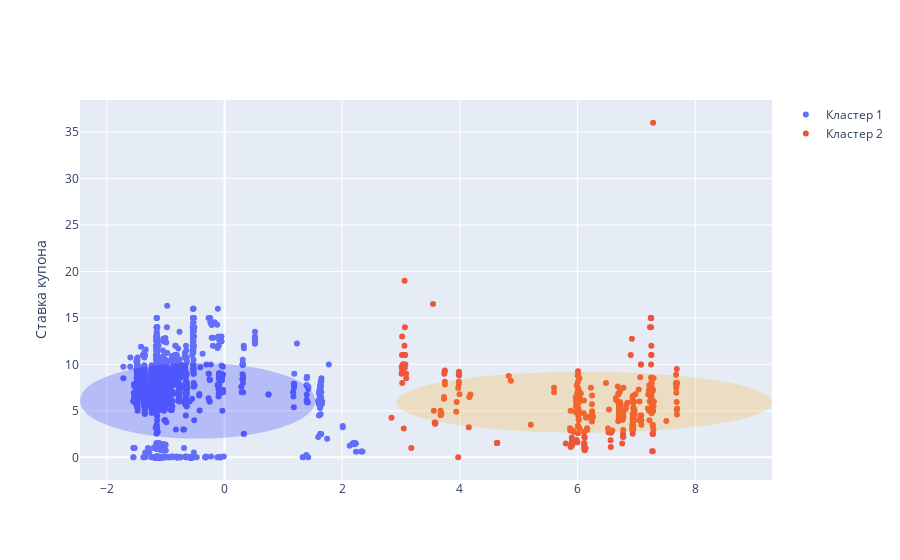

The code cell stored with this chart in its notebook:
### Code cell
plotly_clustering_1()

### Figure 1 — Plotly figure (JSON) as saved in the notebook; plotly's stock layout.template omitted (floating-point values rounded to 4 significant figures; data arrays with more than 128 entries replaced by an {"elided": "..."} marker saying what was removed)
{"data": [{"mode": "markers", "name": "Кластер 1", "type": "scatter", "x": {"elided": "2104 float values"}, "y": {"elided": "2104 float values"}}, {"mode": "markers", "name": "Кластер 2", "type": "scatter", "x": {"elided": "315 float values"}, "y": {"elided": "315 float values"}}], "layout": {"shapes": [{"fillcolor": "blue", "line": {"color": "blue"}, "opacity": 0.2, "type": "circle", "x0": 1.524, "x1": -2.439, "xref": "x", "y0": 10.05, "y1": 2.124, "yref": "y"}, {"fillcolor": "orange", "line": {"color": "orange"}, "opacity": 0.2, "type": "circle", "x0": 9.286, "x1": 2.934, "xref": "x", "y0": 9.102, "y1": 2.75, "yref": "y"}], "showlegend": true, "yaxis": {"title": {"text": "Ставка купона"}}}}
